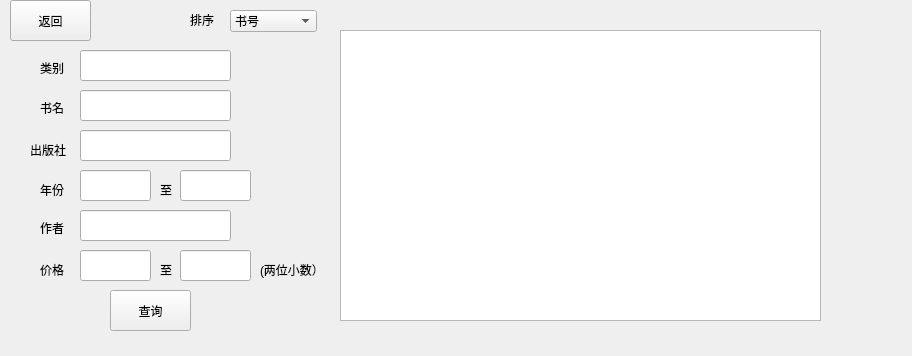
<?xml version="1.0" encoding="UTF-8"?>
<ui version="4.0">
 <class>select</class>
 <widget class="QWidget" name="select">
  <property name="geometry">
   <rect>
    <x>0</x>
    <y>0</y>
    <width>912</width>
    <height>356</height>
   </rect>
  </property>
  <property name="windowTitle">
   <string>Form</string>
  </property>
  <widget class="QPushButton" name="pushButton">
   <property name="geometry">
    <rect>
     <x>110</x>
     <y>290</y>
     <width>81</width>
     <height>41</height>
    </rect>
   </property>
   <property name="text">
    <string>查询</string>
   </property>
  </widget>
  <widget class="QLabel" name="label">
   <property name="geometry">
    <rect>
     <x>40</x>
     <y>60</y>
     <width>31</width>
     <height>16</height>
    </rect>
   </property>
   <property name="text">
    <string>类别</string>
   </property>
  </widget>
  <widget class="QLabel" name="label_2">
   <property name="geometry">
    <rect>
     <x>40</x>
     <y>100</y>
     <width>31</width>
     <height>16</height>
    </rect>
   </property>
   <property name="text">
    <string>书名</string>
   </property>
  </widget>
  <widget class="QLabel" name="label_3">
   <property name="geometry">
    <rect>
     <x>30</x>
     <y>140</y>
     <width>51</width>
     <height>20</height>
    </rect>
   </property>
   <property name="text">
    <string>出版社</string>
   </property>
  </widget>
  <widget class="QLabel" name="label_4">
   <property name="geometry">
    <rect>
     <x>40</x>
     <y>180</y>
     <width>31</width>
     <height>20</height>
    </rect>
   </property>
   <property name="text">
    <string>年份</string>
   </property>
  </widget>
  <widget class="QLabel" name="label_5">
   <property name="geometry">
    <rect>
     <x>40</x>
     <y>220</y>
     <width>31</width>
     <height>16</height>
    </rect>
   </property>
   <property name="text">
    <string>作者</string>
   </property>
  </widget>
  <widget class="QLabel" name="label_6">
   <property name="geometry">
    <rect>
     <x>160</x>
     <y>180</y>
     <width>31</width>
     <height>20</height>
    </rect>
   </property>
   <property name="text">
    <string>至</string>
   </property>
  </widget>
  <widget class="QLabel" name="label_7">
   <property name="geometry">
    <rect>
     <x>160</x>
     <y>260</y>
     <width>31</width>
     <height>20</height>
    </rect>
   </property>
   <property name="text">
    <string>至</string>
   </property>
  </widget>
  <widget class="QLabel" name="label_8">
   <property name="geometry">
    <rect>
     <x>40</x>
     <y>260</y>
     <width>31</width>
     <height>20</height>
    </rect>
   </property>
   <property name="text">
    <string>价格</string>
   </property>
  </widget>
  <widget class="QLineEdit" name="lineEdit">
   <property name="geometry">
    <rect>
     <x>80</x>
     <y>50</y>
     <width>151</width>
     <height>31</height>
    </rect>
   </property>
  </widget>
  <widget class="QLineEdit" name="lineEdit_2">
   <property name="geometry">
    <rect>
     <x>80</x>
     <y>90</y>
     <width>151</width>
     <height>31</height>
    </rect>
   </property>
  </widget>
  <widget class="QLineEdit" name="lineEdit_3">
   <property name="geometry">
    <rect>
     <x>80</x>
     <y>130</y>
     <width>151</width>
     <height>31</height>
    </rect>
   </property>
  </widget>
  <widget class="QLineEdit" name="lineEdit_4">
   <property name="geometry">
    <rect>
     <x>80</x>
     <y>210</y>
     <width>151</width>
     <height>31</height>
    </rect>
   </property>
  </widget>
  <widget class="QLineEdit" name="lineEdit_5">
   <property name="geometry">
    <rect>
     <x>80</x>
     <y>170</y>
     <width>71</width>
     <height>31</height>
    </rect>
   </property>
  </widget>
  <widget class="QLineEdit" name="lineEdit_6">
   <property name="geometry">
    <rect>
     <x>180</x>
     <y>170</y>
     <width>71</width>
     <height>31</height>
    </rect>
   </property>
  </widget>
  <widget class="QLineEdit" name="lineEdit_7">
   <property name="geometry">
    <rect>
     <x>180</x>
     <y>250</y>
     <width>71</width>
     <height>31</height>
    </rect>
   </property>
  </widget>
  <widget class="QLineEdit" name="lineEdit_8">
   <property name="geometry">
    <rect>
     <x>80</x>
     <y>250</y>
     <width>71</width>
     <height>31</height>
    </rect>
   </property>
  </widget>
  <widget class="QPushButton" name="pushButton_3">
   <property name="geometry">
    <rect>
     <x>10</x>
     <y>0</y>
     <width>81</width>
     <height>41</height>
    </rect>
   </property>
   <property name="text">
    <string>返回</string>
   </property>
  </widget>
  <widget class="QTableView" name="tableView">
   <property name="geometry">
    <rect>
     <x>340</x>
     <y>30</y>
     <width>481</width>
     <height>291</height>
    </rect>
   </property>
  </widget>
  <widget class="QLabel" name="label_9">
   <property name="geometry">
    <rect>
     <x>260</x>
     <y>260</y>
     <width>81</width>
     <height>20</height>
    </rect>
   </property>
   <property name="text">
    <string>(两位小数）</string>
   </property>
  </widget>
  <widget class="QComboBox" name="comboBox">
   <property name="geometry">
    <rect>
     <x>230</x>
     <y>10</y>
     <width>87</width>
     <height>22</height>
    </rect>
   </property>
   <item>
    <property name="text">
     <string>书号</string>
    </property>
   </item>
   <item>
    <property name="text">
     <string>类别</string>
    </property>
   </item>
   <item>
    <property name="text">
     <string>书名</string>
    </property>
   </item>
   <item>
    <property name="text">
     <string>出版社</string>
    </property>
   </item>
   <item>
    <property name="text">
     <string>年份</string>
    </property>
   </item>
   <item>
    <property name="text">
     <string>作者</string>
    </property>
   </item>
   <item>
    <property name="text">
     <string>价格</string>
    </property>
   </item>
   <item>
    <property name="text">
     <string>总藏书</string>
    </property>
   </item>
   <item>
    <property name="text">
     <string>库存</string>
    </property>
   </item>
  </widget>
  <widget class="QLabel" name="label_10">
   <property name="geometry">
    <rect>
     <x>190</x>
     <y>10</y>
     <width>31</width>
     <height>20</height>
    </rect>
   </property>
   <property name="text">
    <string>排序</string>
   </property>
  </widget>
 </widget>
 <resources/>
 <connections/>
</ui>
